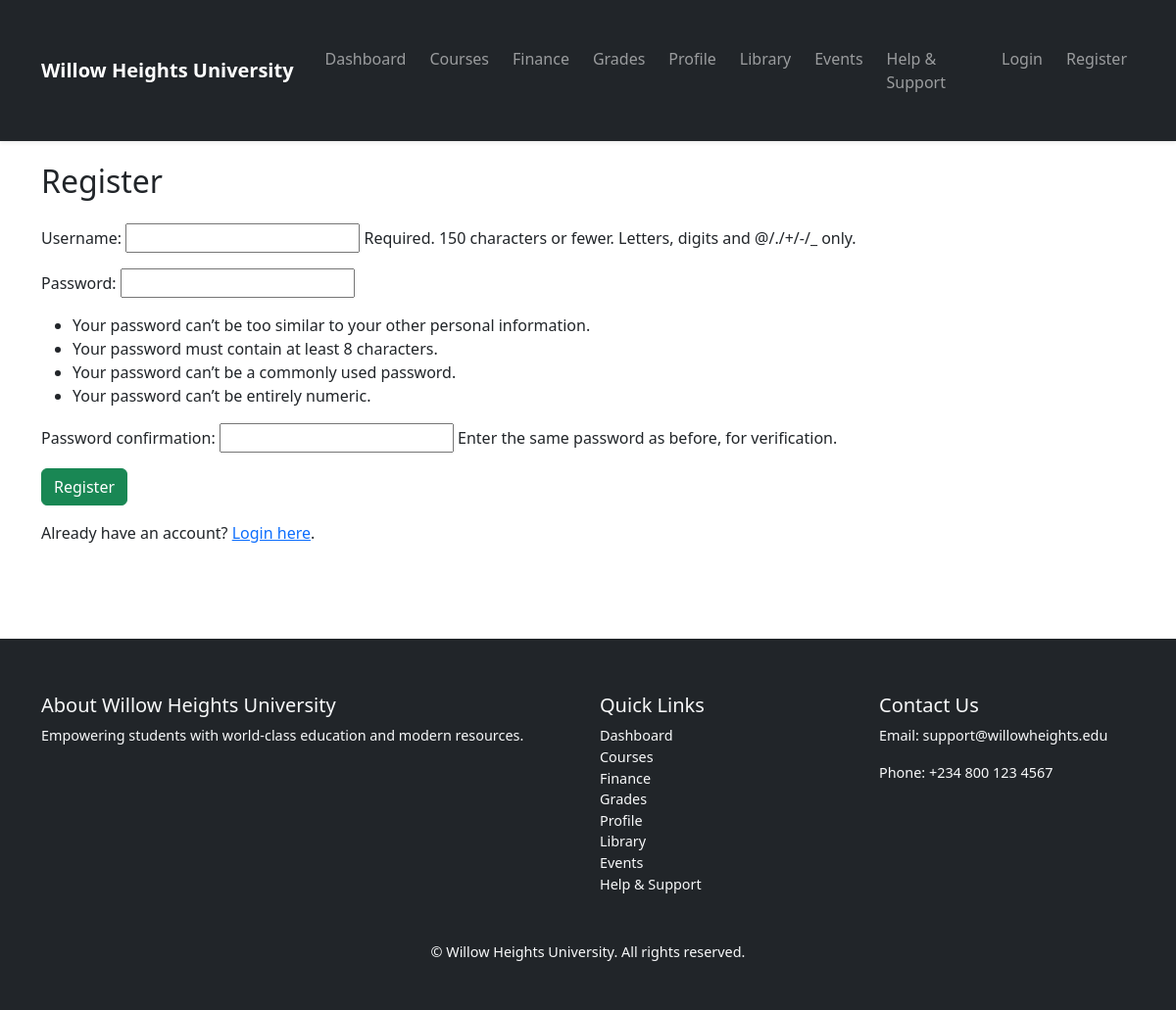
Screenshot of /register/ with the database file from the repository.
### dashboard/models.py (models this page shows, shortened)
class PortalPage(models.Model):
    PAGE_CHOICES = [
        ('dashboard', 'Dashboard'),
        ('courses', 'Courses'),
        ('grades', 'Grades'),
        ('profile', 'Profile'),
        ('finance', 'Finance'),
        ('library', 'Library'),
        ('events', 'Events'),
        ('help', 'Help'),
    ]
    page_key = models.CharField(max_length=50, choices=PAGE_CHOICES, unique=True)
    heading = models.CharField(max_length=200)
    main_content = HTMLField(blank=True, null=True)
    courses_content = HTMLField(blank=True, null=True)
    grades_content = HTMLField(blank=True, null=True)
    finance_content = HTMLField(blank=True, null=True)
    library_content = HTMLField(blank=True, null=True)
    events_content = HTMLField(blank=True, null=True)
    help_content = HTMLField(blank=True, null=True)
    profile_content = HTMLField(blank=True, null=True)

### dashboard/views.py (the view)
# urls.py: path('register/', views.register, name='register'),
def register(request):
    if request.method == 'POST':
        form = UserCreationForm(request.POST)
        if form.is_valid():
            form.save()
            messages.success(request, "Account created! You can now log in.")
            return redirect('login')  # Redirect to the login page
    else:
        form = UserCreationForm()
    return render(request, 'dashboard/register.html', {'form': form})

### dashboard/context_processors.py (called while the page is built)
def portal_pages(request):
    pages = PortalPage.objects.all()
    return {'portal_pages': pages}

### dashboard/templates/dashboard/register.html (shortened to what this page needs)
{% extends "base.html" %}
{% block content %}
<div class="container mt-5 pt-5">
    <h2 class="mb-4">Register</h2>
    <form method="post">
        {{ form.as_p }}
        <button type="submit" class="btn btn-success">Register</button>
    </form>
    <p class="mt-3">Already have an account? <a href="{% url 'dashboard:login' %}">Login here</a>.</p>
</div>
{% endblock %}

### university_portal/templates/base.html (shortened to what this page needs)
{% load static %}
<!DOCTYPE html>
<html lang="en">
<head>
    <link rel="stylesheet" href="{% static 'css/style.css' %}">
    <link href="https://cdn.jsdelivr.net/npm/bootstrap@5.3.2/dist/css/bootstrap.min.css" rel="stylesheet">
</head>
<body>
<nav class="navbar navbar-expand-lg navbar-dark bg-dark fixed-top shadow-sm">
    <div class="container">
        <a class="navbar-brand fw-bold" href="{% url 'dashboard:home' %}">
            Willow Heights University
        </a>
        <div class="collapse navbar-collapse" id="navbarNav">
            <ul class="navbar-nav ms-auto">
                {% for p in portal_pages %}
                    <li class="nav-item">
                        <a class="nav-link {% if page and page.page_key == p.page_key %}active{% endif %}"
                           href="{% url 'dashboard:portal_page' p.page_key %}">
                            {{ p.heading }}
                        </a>
                    </li>
                {% endfor %}
                {% if user.is_authenticated %}
                    <li class="nav-item d-flex align-items-center me-3">
                        <span class="text-light">Hello, {{ user.get_full_name|default:user.username }}</span>
                    </li>
                    <li class="nav-item d-flex align-items-center">
                        <form method="POST" action="{% url 'dashboard:logout' %}" class="m-0 p-0 d-flex">
                            {% csrf_token %}
                            <button type="submit" class="btn btn-link nav-link p-0 m-0">Logout</button>
                        </form>
                    </li>
                {% else %}
                    <li class="nav-item">
                        <a class="nav-link" href="{% url 'dashboard:login' %}">Login</a>
                    </li>
                    <li class="nav-item">
                        <a class="nav-link" href="{% url 'dashboard:register' %}">Register</a>
                    </li>
                {% endif %}
            </ul>
        </div>
    </div>
</nav>
<main>
    {% block content %}{% endblock %}
</main>
<footer class="bg-dark text-light mt-5 pt-4 pb-3">
    <div class="container">
        <div class="row">
            <div class="col-md-6 mb-3">
                <h5>About Willow Heights University</h5>
                <p>Empowering students with world-class education and modern resources.</p>
            </div>
            <div class="col-md-3 mb-3">
                <h5>Quick Links</h5>
                <ul class="list-unstyled">
                    {% for p in portal_pages %}
                        <li>
                            <a href="{% url 'dashboard:portal_page' p.page_key %}" class="text-light text-decoration-none">
                                {{ p.heading }}
                            </a>
                        </li>
                    {% endfor %}
                </ul>
            </div>
            <div class="col-md-3 mb-3">
                <h5>Contact Us</h5>
                <p>Email: support@willowheights.edu</p>
                <p>Phone: +234 800 123 4567</p>
            </div>
        </div>
        <div class="text-center mt-3">
            <p class="mb-0">&copy; {{ now|date:"Y" }} Willow Heights University. All rights reserved.</p>
        </div>
    </div>
</footer>
</body>
</html>

### static/css/style.css (style rules this page uses)
body { font-family: 'Arial', sans-serif; margin: 0; padding: 0; background-color: #f8f9fa; color: #212529; line-height: 1.6; }
a { text-decoration: none; color: inherit; }
.navbar { padding: 1rem 1.5rem; box-shadow: 0 2px 6px rgba(0,0,0,0.1); }
.navbar-brand { font-weight: bold; font-size: 1.3rem; }
.nav-link { margin-left: 0.5rem; transition: color 0.3s; }
.container { max-width: 1200px; margin: 0 auto; padding: 2rem 1rem; }
footer { background-color: #212529; color: #f8f9fa; padding: 2rem 1rem; font-size: 0.9rem; }
footer a { color: #f8f9fa; }

### university_portal/templates/base.html (style rules this page uses)
body { padding-top: 70px; }

### rows the page displays
PortalPage: heading "Dashboard"
PortalPage: heading "Courses"
PortalPage: heading "Finance"
PortalPage: heading "Grades"
PortalPage: heading "Profile"
PortalPage: heading "Library"
PortalPage: heading "Events"
PortalPage: heading "Help & Support"
